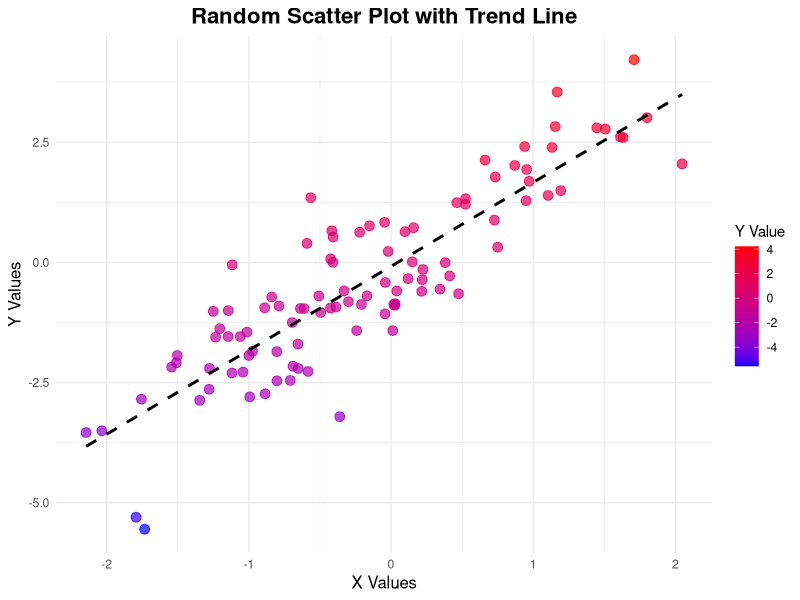

Source code (R):
## ---- chunk 1
1 + 1
## ---- chunk 2
#| echo: false
2 * 2
## ---- chunk 3
#| echo: false
3*4
## ---- chunk 4
n <- 100
x <- rnorm(n, mean = 0, sd = 1)
y <- x * 2 + rnorm(n, mean = 0, sd = 1)

data2 <- data.frame(x = x, y = y)
library(ggplot2)

plot1 <- ggplot(data = data2, aes( x=x, y=y)) + geom_point(aes(color = y), size = 3, alpha = 0.7) +  # Scatter plot points
  scale_color_gradient(low = "blue", high = "red") +   # Color gradient from blue to red
  geom_smooth(method = "lm", se = FALSE, color = "black", linetype = "dashed") + # Add trend line
  labs(title = "Random Scatter Plot with Trend Line",
       x = "X Values",
       y = "Y Values",
       color = "Y Value") +
  theme_minimal() +
  theme(
    plot.title = element_text(hjust = 0.5, size = 16, face = "bold"),  # Center and style the title
    axis.title = element_text(size = 12),                             # Style axis titles
    legend.position = "right"  
  ) 

print(plot1)
